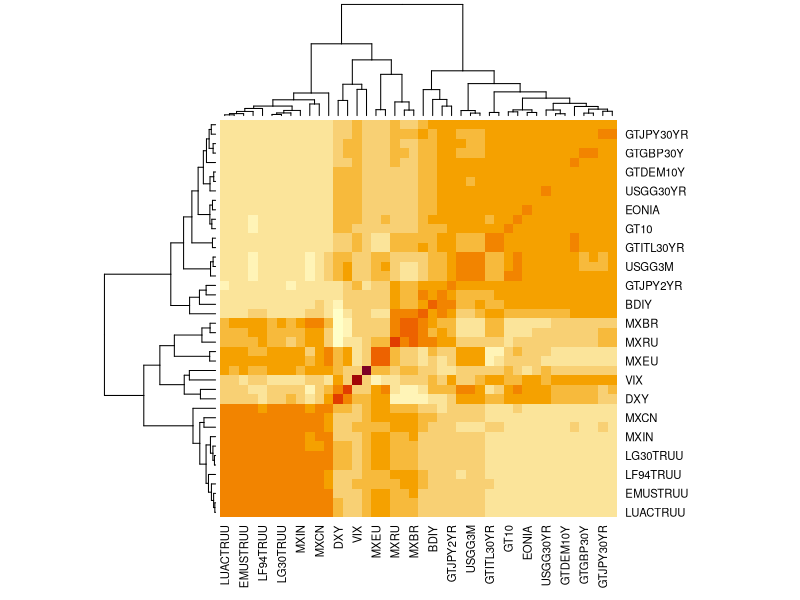
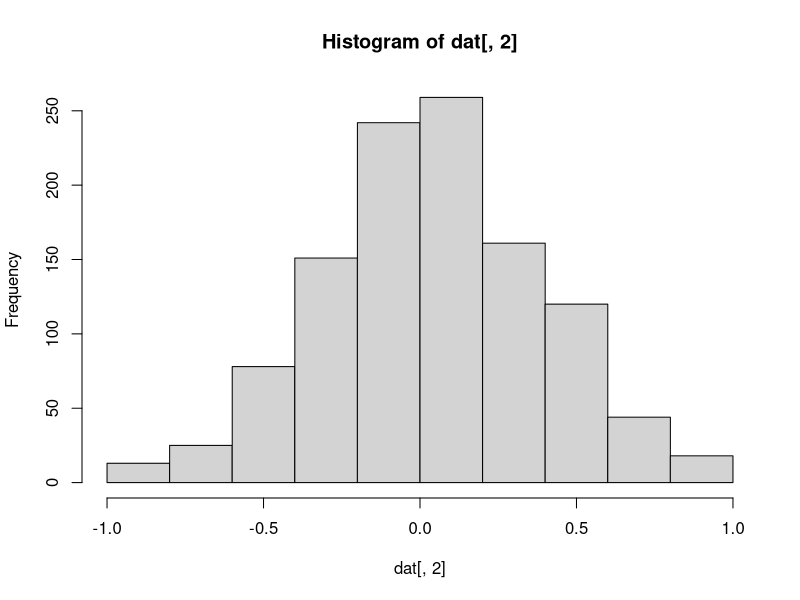

Write the R code that produced these figures, in order. (Note: this script raises an error after producing the figures.)
library(car)
library(mvtnorm)

dat <- read.csv('EWS.csv', header=T)
head(dat)

dat.label <- dat[,1:2]
dat <- dat[,-(1:2)]
heatmap(cor(dat))
n <- dim(dat)[1]
p <- dim(dat)[2]

for(i in 1:42)
  lambda.x <- powerTransform(dat[,i],family="bcnPower")
  # lambda<1: observations <1 are "spread", observations >1 are "shrinked"
  # Transformed sample with the optimal lambda (command bcPower of library car)
  dat[,i] <- bcPower(dat[,i], lambda.x$lambda)      # it transforms the data of the first argument through the Box-Cox 
  # transformation with lambda given as second argument


hist(dat[,2])
lambda.x <- powerTransform(dat[,2],family="bcPower")
# lambda<1: observations <1 are "spread", observations >1 are "shrinked"
# Transformed sample with the optimal lambda (command bcPower of library car)
dat[,2] <- bcPower(dat[,2], lambda.x$lambda) 

